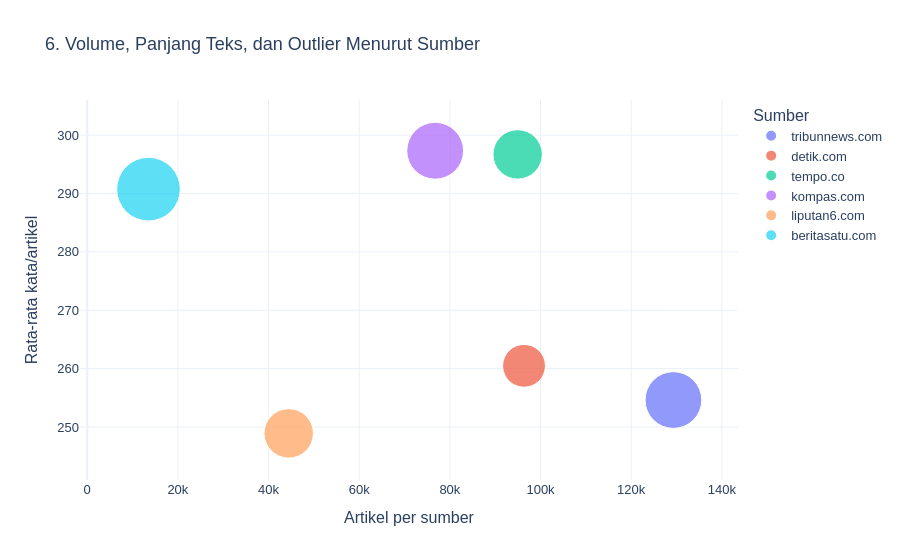

Notebook cell for this chart:
### Markdown cell above
### Visualisasi 6: Korelasi Multidimensi dan Perbandingan Segmen

Setiap bubble adalah satu sumber: sumbu X volume artikel, Y rata-rata panjang,
ukuran proporsi outlier IQR, dan warna label sumber. Hover mencantumkan median
serta pangsa korpus. Semua sumber digunakan. Ini perbandingan deskriptif segmen,
bukan bukti bahwa volume menyebabkan perubahan panjang. Tidak digunakan peta
karena dataset tidak memiliki koordinat terverifikasi.

### Code cell
fig6 = px.scatter(sources, x='artikel', y='rata_kata', size='outlier_percent',
                  color='sumber', hover_name='sumber', size_max=45,
                  hover_data=['median_kata', 'persentase', 'outlier_percent'],
                  labels={'artikel': 'Artikel per sumber', 'rata_kata': 'Rata-rata kata/artikel',
                          'outlier_percent': 'Outlier (%)', 'sumber': 'Sumber',
                          'median_kata': 'Median kata', 'persentase': 'Pangsa korpus (%)'},
                  title='6. Volume, Panjang Teks, dan Outlier Menurut Sumber')
show_and_save(fig6, '06_source_multidimensional')

### Figure 1 — Plotly figure (JSON) as saved in the notebook; plotly's stock layout.template omitted (floating-point values rounded to 4 significant figures)
{"data": [{"customdata": [[220.0, 28.4, 5.416]], "hovertemplate": "<b>%{hovertext}</b><br><br>Sumber=tribunnews.com<br>Artikel per sumber=%{x}<br>Rata-rata kata/artikel=%{y}<br>Outlier (%)=%{customdata[2]}<br>Median kata=%{customdata[0]}<br>Pangsa korpus (%)=%{customdata[1]}<extra></extra>", "hovertext": ["tribunnews.com"], "legendgroup": "tribunnews.com", "marker": {"color": "#636efa", "size": [5.416], "sizemode": "area", "sizeref": 0.003369, "symbol": "circle"}, "mode": "markers", "name": "tribunnews.com", "orientation": "v", "showlegend": true, "type": "scatter", "x": [129314], "xaxis": "x", "y": [254.6], "yaxis": "y"}, {"customdata": [[235.0, 21.16, 3.085]], "hovertemplate": "<b>%{hovertext}</b><br><br>Sumber=detik.com<br>Artikel per sumber=%{x}<br>Rata-rata kata/artikel=%{y}<br>Outlier (%)=%{customdata[2]}<br>Median kata=%{customdata[0]}<br>Pangsa korpus (%)=%{customdata[1]}<extra></extra>", "hovertext": ["detik.com"], "legendgroup": "detik.com", "marker": {"color": "#EF553B", "size": [3.085], "sizemode": "area", "sizeref": 0.003369, "symbol": "circle"}, "mode": "markers", "name": "detik.com", "orientation": "v", "showlegend": true, "type": "scatter", "x": [96364], "xaxis": "x", "y": [260.5], "yaxis": "y"}, {"customdata": [[272.0, 20.85, 4.103]], "hovertemplate": "<b>%{hovertext}</b><br><br>Sumber=tempo.co<br>Artikel per sumber=%{x}<br>Rata-rata kata/artikel=%{y}<br>Outlier (%)=%{customdata[2]}<br>Median kata=%{customdata[0]}<br>Pangsa korpus (%)=%{customdata[1]}<extra></extra>", "hovertext": ["tempo.co"], "legendgroup": "tempo.co", "marker": {"color": "#00cc96", "size": [4.103], "sizemode": "area", "sizeref": 0.003369, "symbol": "circle"}, "mode": "markers", "name": "tempo.co", "orientation": "v", "showlegend": true, "type": "scatter", "x": [94952], "xaxis": "x", "y": [296.7], "yaxis": "y"}, {"customdata": [[268.0, 16.86, 5.438]], "hovertemplate": "<b>%{hovertext}</b><br><br>Sumber=kompas.com<br>Artikel per sumber=%{x}<br>Rata-rata kata/artikel=%{y}<br>Outlier (%)=%{customdata[2]}<br>Median kata=%{customdata[0]}<br>Pangsa korpus (%)=%{customdata[1]}<extra></extra>", "hovertext": ["kompas.com"], "legendgroup": "kompas.com", "marker": {"color": "#ab63fa", "size": [5.438], "sizemode": "area", "sizeref": 0.003369, "symbol": "circle"}, "mode": "markers", "name": "kompas.com", "orientation": "v", "showlegend": true, "type": "scatter", "x": [76759], "xaxis": "x", "y": [297.3], "yaxis": "y"}, {"customdata": [[222.0, 9.763, 4.119]], "hovertemplate": "<b>%{hovertext}</b><br><br>Sumber=liputan6.com<br>Artikel per sumber=%{x}<br>Rata-rata kata/artikel=%{y}<br>Outlier (%)=%{customdata[2]}<br>Median kata=%{customdata[0]}<br>Pangsa korpus (%)=%{customdata[1]}<extra></extra>", "hovertext": ["liputan6.com"], "legendgroup": "liputan6.com", "marker": {"color": "#FFA15A", "size": [4.119], "sizemode": "area", "sizeref": 0.003369, "symbol": "circle"}, "mode": "markers", "name": "liputan6.com", "orientation": "v", "showlegend": true, "type": "scatter", "x": [44456], "xaxis": "x", "y": [248.9], "yaxis": "y"}, {"customdata": [[260.0, 2.968, 6.822]], "hovertemplate": "<b>%{hovertext}</b><br><br>Sumber=beritasatu.com<br>Artikel per sumber=%{x}<br>Rata-rata kata/artikel=%{y}<br>Outlier (%)=%{customdata[2]}<br>Median kata=%{customdata[0]}<br>Pangsa korpus (%)=%{customdata[1]}<extra></extra>", "hovertext": ["beritasatu.com"], "legendgroup": "beritasatu.com", "marker": {"color": "#19d3f3", "size": [6.822], "sizemode": "area", "sizeref": 0.003369, "symbol": "circle"}, "mode": "markers", "name": "beritasatu.com", "orientation": "v", "showlegend": true, "type": "scatter", "x": [13515], "xaxis": "x", "y": [290.7], "yaxis": "y"}], "layout": {"font": {"family": "Arial", "size": 13}, "hovermode": "closest", "legend": {"itemsizing": "constant", "title": {"text": "Sumber"}, "tracegroupgap": 0}, "title": {"text": "6. Volume, Panjang Teks, dan Outlier Menurut Sumber"}, "xaxis": {"anchor": "y", "domain": [0, 1], "title": {"text": "Artikel per sumber"}}, "yaxis": {"anchor": "x", "domain": [0, 1], "title": {"text": "Rata-rata kata/artikel"}}}}
